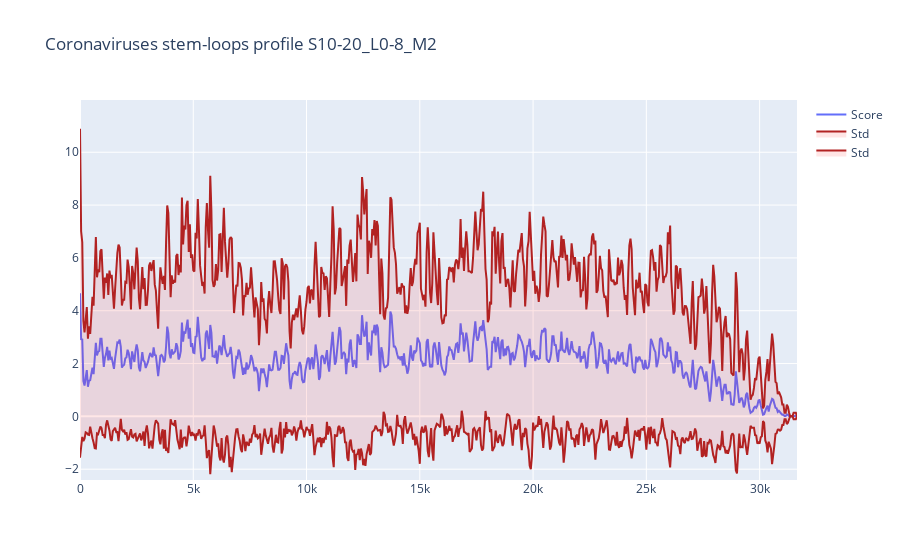

Here is the notebook cell this chart was saved with:
### Code cell
bins_scores_df = pd.read_csv(f'pal_S10-20_L0-8_M2_scores_by_virus_100.csv')
# bins_scores_pvals_df['NegLog10Pval'] = -1 * np.log10(bins_scores_pvals_df.P_val)
# bins_scores_pvals_df['NegLog10AdjPval'] = -1 * np.log10(bins_scores_pvals_df.P_val_adjusted)
# LOG_DEFAULT_THRESHOLD = -1 * np.log10(PVAL_THRESHOLD)
bins_scores_df_by_bins = bins_scores_df.groupby('Start').agg({'Score': np.mean}).reset_index()
bins_scores_df_by_bins['Std'] = bins_scores_df.groupby('Start').agg({'Score': np.std}).reset_index(drop=True)
bins_scores_df_by_bins = bins_scores_df_by_bins.fillna(0)
MAX_Y_VALUE = (bins_scores_df_by_bins['Score'] + bins_scores_df_by_bins['Std']).max() * 1.1
MIN_Y_VALUE = (bins_scores_df_by_bins['Score'] - bins_scores_df_by_bins['Std']).min() * 1.1
fig = go.Figure()
fig.add_trace(
    go.Scatter(
        x=bins_scores_df_by_bins['Start'],
        y=bins_scores_df_by_bins['Score'],
        name='Score',
    )
)
fig.add_trace(
    go.Scatter(
        x=bins_scores_df_by_bins['Start'],
        y=bins_scores_df_by_bins['Score'] + bins_scores_df_by_bins['Std'],
        name='Std',
        fill='tozeroy',
        fillcolor='rgba(255, 0, 0, 0.1)',
        line=dict(color='firebrick'),
        opacity=0.1
    )
)
fig.add_trace(
    go.Scatter(
        x=bins_scores_df_by_bins['Start'],
        y=bins_scores_df_by_bins['Score'] - bins_scores_df_by_bins['Std'],
        name='Std',
        fill='tozeroy',
        fillcolor='rgba(255, 0, 0, 0.1)',
        line=dict(color='firebrick'),
        opacity=0.1
    )
)
fig.update_layout(
    title='Coronaviruses stem-loops profile S10-20_L0-8_M2',
)
fig.update_yaxes(range=[MIN_Y_VALUE, MAX_Y_VALUE])
fig.show()

### Figure 1 — Plotly figure (JSON) as saved in the notebook; plotly's stock layout.template omitted (floating-point values rounded to 4 significant figures; data arrays with more than 128 entries replaced by an {"elided": "..."} marker saying what was removed)
{"data": [{"name": "Score", "type": "scatter", "x": {"elided": "634 int values"}, "y": {"elided": "634 float values"}}, {"fill": "tozeroy", "fillcolor": "rgba(255, 0, 0, 0.1)", "line": {"color": "firebrick"}, "name": "Std", "opacity": 0.1, "type": "scatter", "x": {"elided": "634 int values"}, "y": {"elided": "634 float values"}}, {"fill": "tozeroy", "fillcolor": "rgba(255, 0, 0, 0.1)", "line": {"color": "firebrick"}, "name": "Std", "opacity": 0.1, "type": "scatter", "x": {"elided": "634 int values"}, "y": {"elided": "634 float values"}}], "layout": {"autosize": true, "title": {"text": "Coronaviruses stem-loops profile S10-20_L0-8_M2"}, "xaxis": {"autorange": true, "range": [0, 31650], "type": "linear"}, "yaxis": {"range": [-2.409, 11.98], "type": "linear"}}}
